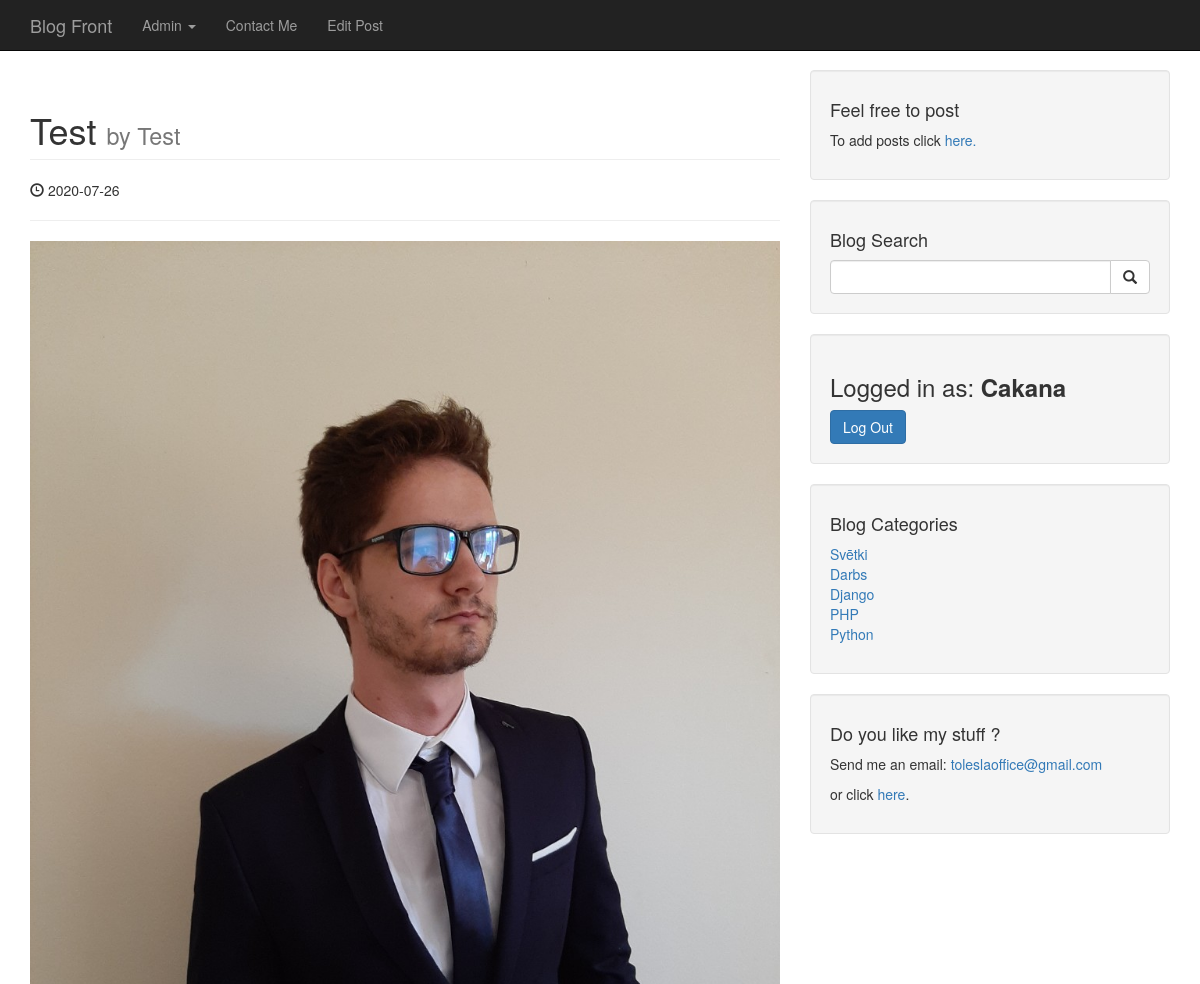
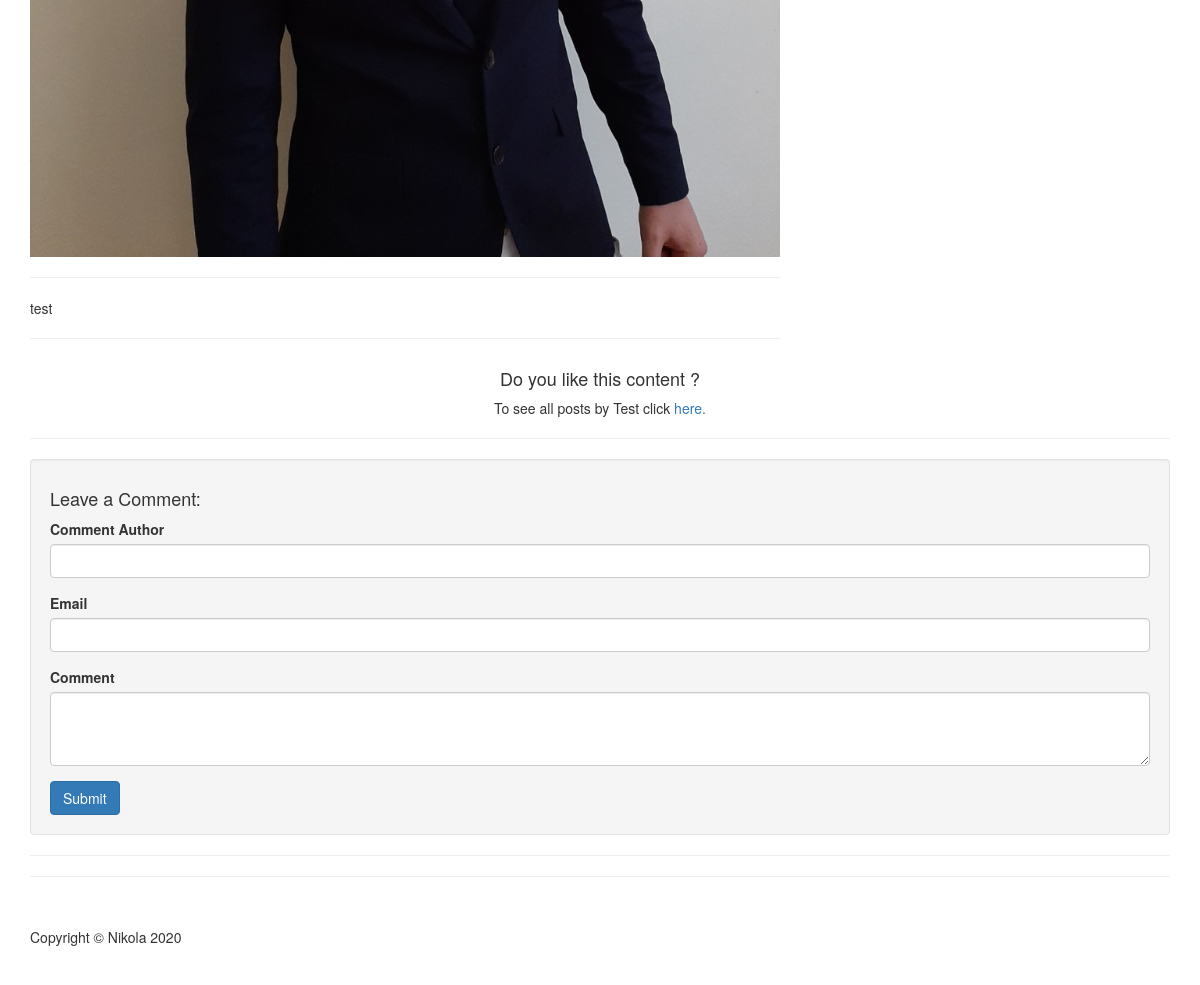
Page /post.php?p_id=15 (signed in) on the committed database (2 pictures, top to bottom).
### tables this page shows
CREATE TABLE `posts` (
  `post_id` int(3) NOT NULL,
  `post_category_id` int(3) NOT NULL,
  `post_title` varchar(255) NOT NULL,
  `post_date` date NOT NULL,
  `post_author` varchar(255) NOT NULL,
  `post_image` text NOT NULL,
  `post_content` text NOT NULL,
  `post_tags` varchar(255) NOT NULL,
  `post_comment_count` int(11) NOT NULL DEFAULT 0,
  `post_status` varchar(255) NOT NULL DEFAULT 'draft',
  `post_views_count` int(11) NOT NULL DEFAULT 0
);

CREATE TABLE `categories` (
  `cat_id` int(3) NOT NULL,
  `cat_title` varchar(255) NOT NULL
);

### admin/functions.php (called while the page is built, shortened)
<?php
function escape($string) {
    global $connection;
    return mysqli_real_escape_string($connection, trim($string));
}
            ?>

### post.php (the view, shortened to what this page needs)
<?php  include "includes/header.php"?>
    <body>
<?php  include "includes/navi.php" ?>
<div class="container">
    <div class="row">
        <div class="col-md-8">
            <?php
            if(isset($_GET['p_id'])) {
                $the_post_id = escape($_GET['p_id']);
                if ($_SESSION['username'] == null){
                    $stmt = mysqli_prepare($connection, "SELECT post_title, post_author, post_date, post_image, post_content FROM posts WHERE post_id = ? AND post_status = ?");
                    $published = 'published';
                    mysqli_stmt_bind_param($stmt, 'is', $the_post_id, $published);
                    mysqli_stmt_execute($stmt);
                }
                else if (is_admin($_SESSION['username'])) {
                    $stmt = mysqli_prepare($connection, "SELECT post_title, post_author, post_date, post_image, post_content FROM posts WHERE post_id = ?");
                    mysqli_stmt_bind_param($stmt, 'i', $the_post_id);
                    mysqli_stmt_execute($stmt);
                } else {
                    $stmt = mysqli_prepare($connection, "SELECT post_title, post_author, post_date, post_image, post_content FROM posts WHERE post_id = ? AND post_status = ?");
                    $published = 'published';
                    mysqli_stmt_bind_param($stmt, 'is', $the_post_id, $published);
                    mysqli_stmt_execute($stmt);
                }
                mysqli_stmt_store_result($stmt);
                $count = mysqli_stmt_num_rows($stmt);
                if ($count < 1) {
                    echo "<h2 class='text-center text-danger'>This post is not published yet, sorry</h2>";
                } else {
                    mysqli_stmt_bind_result($stmt, $post_title, $post_author, $post_date, $post_image, $post_content);
                while(mysqli_stmt_fetch($stmt)):
                ?>
                    <h1 class="page-header">
                        <?php echo $post_title ?>
                        <small>by <?php echo $post_author?></small>
                    </h1>
                <p><span class="glyphicon glyphicon-time"></span> <?php echo $post_date ?></p>
                <hr>
                <img class="img-responsive" src="images/<?php echo $post_image?>" alt="">
                <hr>
                <p><?php echo $post_content?></p>
                <hr>
                <?php endwhile;
            }} else {
                header("Location: index.php");
            }
            ?>
        </div>
        <?php include "includes/sidebar.php"  ?>
    </div>
    <?php
        if ($count >= 1){
     ?>
    <div class="text-center">
        <h4>Do you like this content ?</h4>
        <p>To see all posts by <?php echo $post_author?> click <a href="author_post.php?author=<?php echo $post_author ?>&p_id=<?php echo $the_post_id ?>">here.</a></p>
    </div>
   <?php } ?>
    <hr>
    <?php
    if ($count >= 1) {
        include "comments.php";
    }
    ?>
    <hr>
<?php  include "includes/footer.php" ?>

### includes/sidebar.php (shortened to what this page needs)
<div class="col-md-4">
    <?php
    if (isset($_SESSION['username'])){
        include "addpostWell.php" ;
    }
    ?>
    <?php  include "searchbar.php" ?>
    <?php
    if (!isset($_SESSION['username'])) {
        ?>
        <div class="well">
            <h4>Login</h4>
            <form action="includes/login.php" method="post">
                <div class="form-group">
                    <input type="text" name="username" class="form-control" placeholder="Enter Username">
                </div>
                <div class="input-group">
                    <input type="password" name="password" class="form-control" placeholder="Enter Password">
                    <span class="input-group-btn">
                    <button class="btn btn-primary" name="login" type="submit">Log In</button>
                </span>
                </div>
            </form>
        </div>
        <?php
    } else {    ?>
        <div class="well">
            <h3>Logged in as:   <strong><?php echo $_SESSION['username']?></strong></h3>
            <a class="btn btn-primary" href="includes/logout.php">Log Out</a>
        </div>
    <?php
    }
    ?>
    <div class="well">
        <?php
        $stmt = mysqli_prepare($connection, "SELECT cat_title, cat_id FROM categories");
        mysqli_stmt_execute($stmt);
        mysqli_stmt_bind_result($stmt, $cat_title, $cat_id);
        ?>
        <h4>Blog Categories</h4>
        <div class="row">
            <div class="col-lg-12">
                <ul class="list-unstyled">
                    <?php
                    while(mysqli_stmt_fetch($stmt)):
                        echo "<li><a href='category.php?category_id={$cat_id}'>$cat_title</a></li>";
                    endwhile;
                    ?>
                </ul>
            </div>
        </div>
    </div>
    <?php
    include "contact_widget.php";
    ?>
</div>

### css/blog-home.css (style rules this page uses)
body { padding-top: 70px; }

### rows in the picture
posts: post_author "Test"
categories: cat_title "Svētki"
categories: cat_title "Darbs"
categories: cat_title "Django"
categories: cat_title "PHP"
categories: cat_title "Python"

### other values in the picture
$_SESSION['username'] "Cakana"
$post_author "Test"
